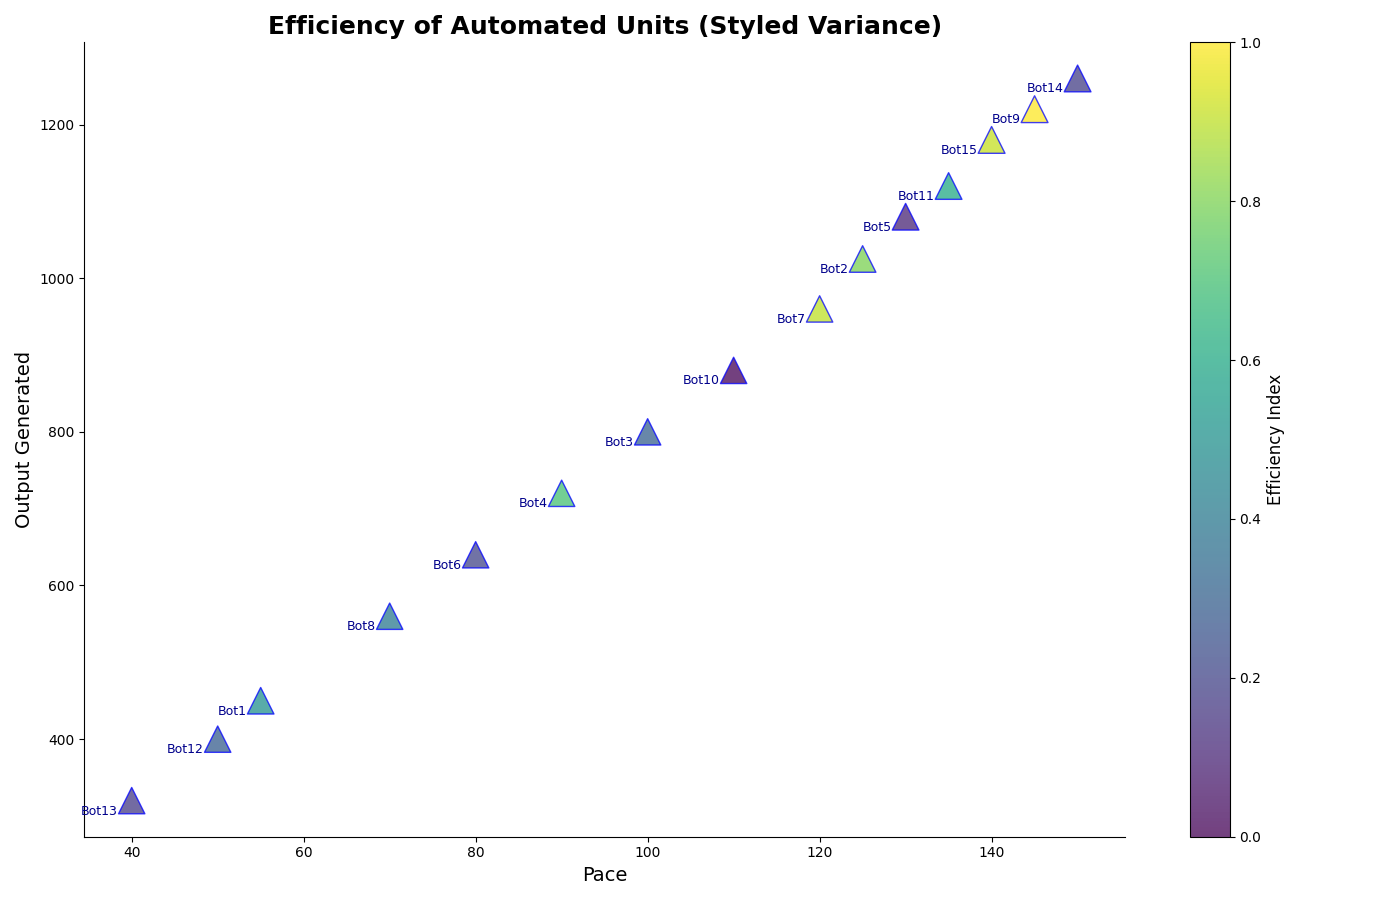

Write the Python code that produced this figure.
import matplotlib.pyplot as plt
import numpy as np

robot_ids = np.arange(1, 16)
operational_speeds = np.array([55, 125, 100, 90, 130, 80, 120, 70, 145, 110, 135, 50, 40, 150, 140])
items_processed = np.array([450, 1025, 800, 720, 1080, 640, 960, 560, 1220, 880, 1120, 400, 320, 1260, 1180])

performance_metric = items_processed / operational_speeds

# Manually shuffle colors by changing their order
colors = plt.cm.viridis(
    np.array([0.5, 0.8, 0.3, 0.7, 0.1, 0.2, 0.9, 0.4, 1.0, 0.0, 0.6, np.random.rand(), np.random.rand(), np.random.rand(), np.random.rand()])
)

plt.figure(figsize=(14, 9))
sc = plt.scatter(operational_speeds, items_processed, 
                 c=colors, s=120 + performance_metric * 30, 
                 alpha=0.75, edgecolors='b', linewidth=1.0, cmap='viridis', marker='^')

plt.title("Efficiency of Automated Units (Styled Variance)", fontsize=18, fontweight='bold')
plt.xlabel("Pace", fontsize=14)
plt.ylabel("Output Generated", fontsize=14)

cbar = plt.colorbar(sc)
cbar.set_label('Efficiency Index', fontsize=12)

for i, txt in enumerate(robot_ids):
    plt.annotate(f"Bot{txt}", (operational_speeds[i], items_processed[i]), 
                 textcoords="offset points", xytext=(-10, -10), ha='right', fontsize=9, color='darkblue')

plt.grid(False)
plt.gca().spines['top'].set_visible(False)
plt.gca().spines['right'].set_visible(False)

plt.tight_layout()
plt.show()
